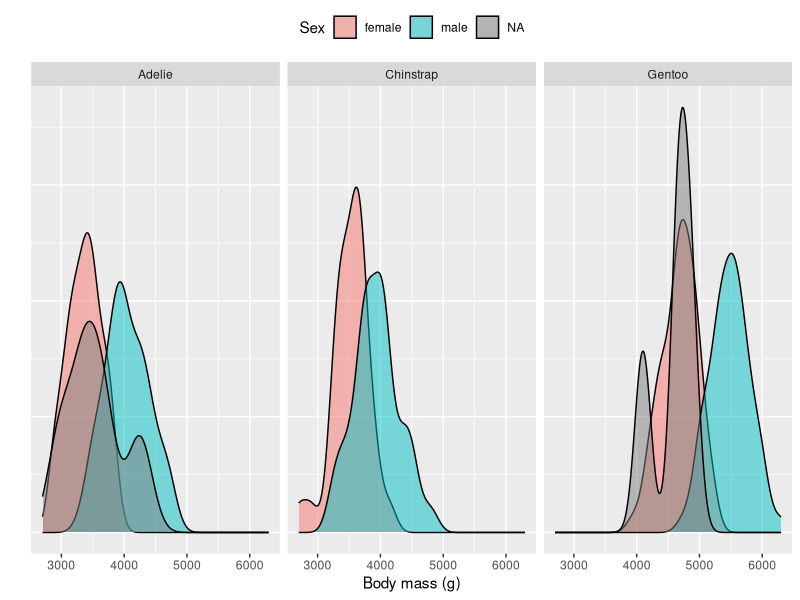

This chart was generated by the following R code:
## ---- chunk 1
#| warning: false
library(tidyverse)
library(palmerpenguins)
summary(penguins)
## ---- chunk 2
#| warning: false
mean_flipper_length <- mean(penguins$flipper_length_mm, na.rm = TRUE)
penguins_imputed <- penguins |>
  # Flipper length is integer, so we need to convert it to numeric
  mutate(flipper_length_mm = as.numeric(flipper_length_mm)) |>
  mutate(
      flipper_length_mm = replace_na(flipper_length_mm, mean_flipper_length)
  )
penguins_imputed |> summary()
## ---- chunk 3
#| warning: false
mode_sex <- penguins |>
  count(sex) |>
  filter(n == max(n)) |>
  pull(sex)
penguins_imputed <- penguins_imputed |>
  mutate(sex = replace_na(sex, mode_sex))
penguins_imputed |> summary()
## ---- chunk 4
#| warning: false
# Fit new model after backward selection
sex_model <- penguins |> glm(
    formula = sex ~ . - island - year - flipper_length_mm,
    family = binomial
)

# Select penguins with missing sex
penguins_missing_sex <- penguins |> filter(is.na(sex))

# Predict sex probability
predicted_sex_probability <- sex_model |>
    predict(newdata = penguins_missing_sex, type = "response")

# Convert probabilities to factor levels
predicted_sex <- (predicted_sex_probability > 0.5) |>
  ifelse("male", "female") |>
  factor(levels = levels(penguins$sex))

predicted_sex
## ---- chunk 5
#| warning: false
#| code-fold: true
# Plot the distributions of body weight and color by sex and facet by species
penguins |>
  ggplot(aes(x = body_mass_g, fill = sex)) +
  geom_density(alpha = 0.5) +
  facet_wrap(~species) +
  theme(axis.text.y = element_blank(),  # Remove y-axis text
        axis.ticks.y = element_blank()) +# Remove y-axis ticks
  labs(
    x = "Body mass (g)",
    y = "",
    fill = "Sex")  +
  theme(legend.position = "top") +
  guides(color = guide_legend(nrow = 1))
